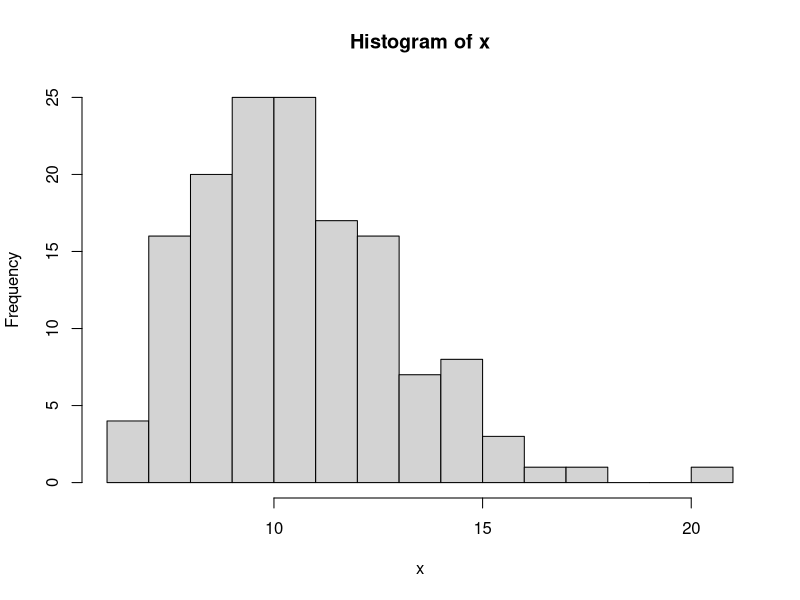
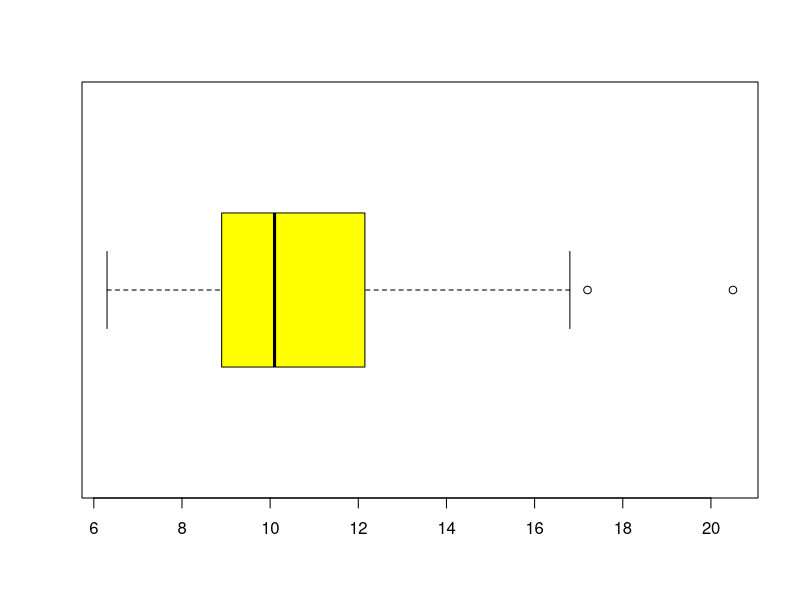
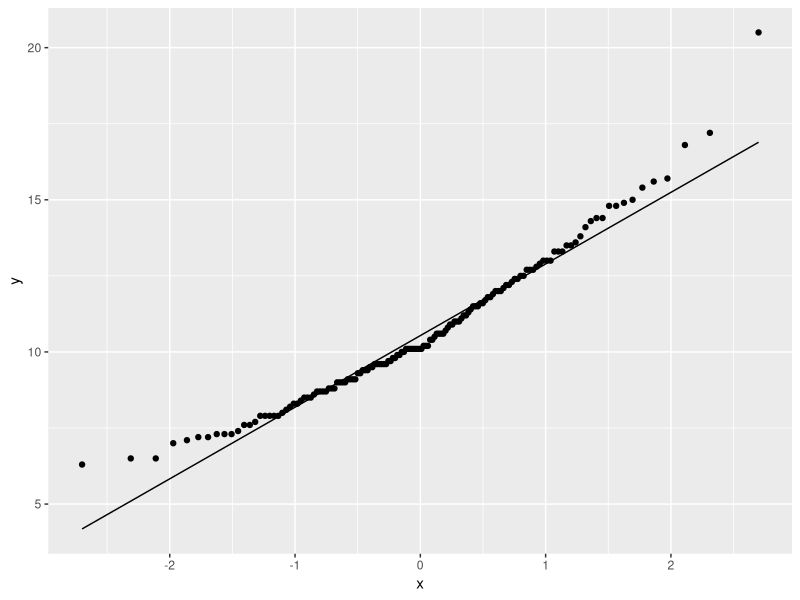
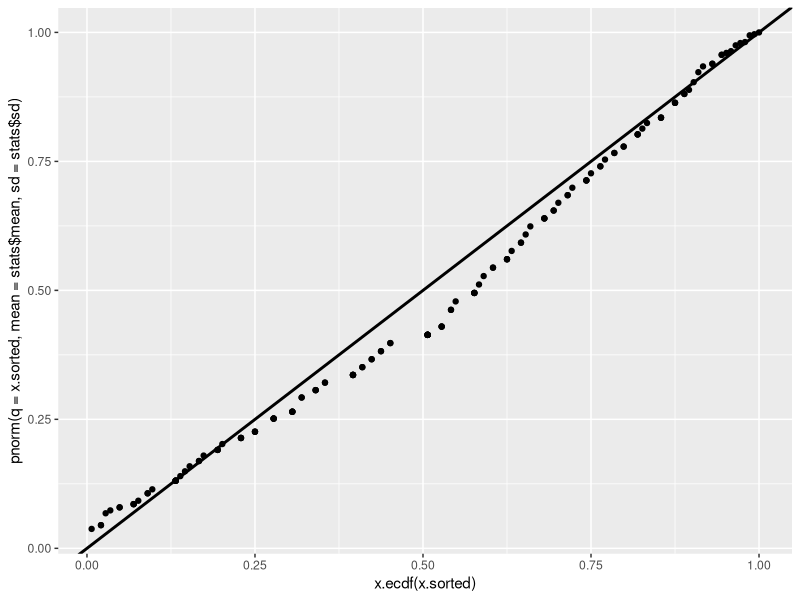

The R source for these figures, in order:
# install tidyverse:
# install.packages("tidyverse")

# import tidyverse:
library(tidyverse)

# for kurtosis function:
# install.packages("e1071")
library(e1071)

# change working directory to that of cats.csv:
# setwd("C:/Users/NikitaSkybytskyi/Desktop/data-analysis/labs/lab-1")

# read .csv with header and store in memory as norm.data
norm.data <- read.csv(file = "cats.csv", header = TRUE, stringsAsFactors = FALSE)
# norm.data

# Bwt is body weight and Hwt is heart weight:
x <- norm.data$Hwt
# x

# we will sort x to simplify further plotting:
x.sorted = sort(x)
# x.sorted

# basic stat for further usage:
stats <- data.frame(mean = mean(x), sd = sd(x), range = range(x))

# histogram
hist(x, breaks = 20)

# box plot
boxplot(x, horizontal = TRUE, col = "yellow")

# q-q plot
ggplot(data = norm.data, mapping = aes(sample = x)) + stat_qq() + stat_qq_line()

# p-p plot
x.ecdf = ecdf(x.sorted)
ggplot(
  data = norm.data,
  mapping = aes(x = x.ecdf(x.sorted), y = pnorm(q = x.sorted, mean = stats$mean, sd = stats$sd))
) + geom_point() + geom_abline(intercept = 0, slope = 1, size = 1)

cat(sprintf("Mean = %.4f\n", stats$mean))
# Mean = 10.6306

cat(sprintf("Median = %.4f\n", median(x)))
# Median = 10.1000

# Mode is not applicable

cat(sprintf("Variance = %.4f\n", var(x)))
# Variance = 5.9275

cat(sprintf("Standard deviation = %.4f\n", stats$sd))
# Standard deviation = 2.4346

cat(sprintf("Coefficient of variation = %.4f\n", stats$sd / stats$mean))
# Coefficient of variation = 0.2290

cat(sprintf("Min value = %.4f\n", stats$range[1]))
# Min value = 6.3000

cat(sprintf("Max value = %.4f\n", stats$range[2]))
# Max value = 20.5000

cat(sprintf("Range = %.4f\n", diff(stats$range)))
# Range of sample = 14.2000

cat(sprintf("Skewness = %.4f\n", skewness(x)))
# Skewness = 0.8214

cat(sprintf("Kurtosis = %.4f\n", kurtosis(x)))
# Kurtosis = 1.0253
